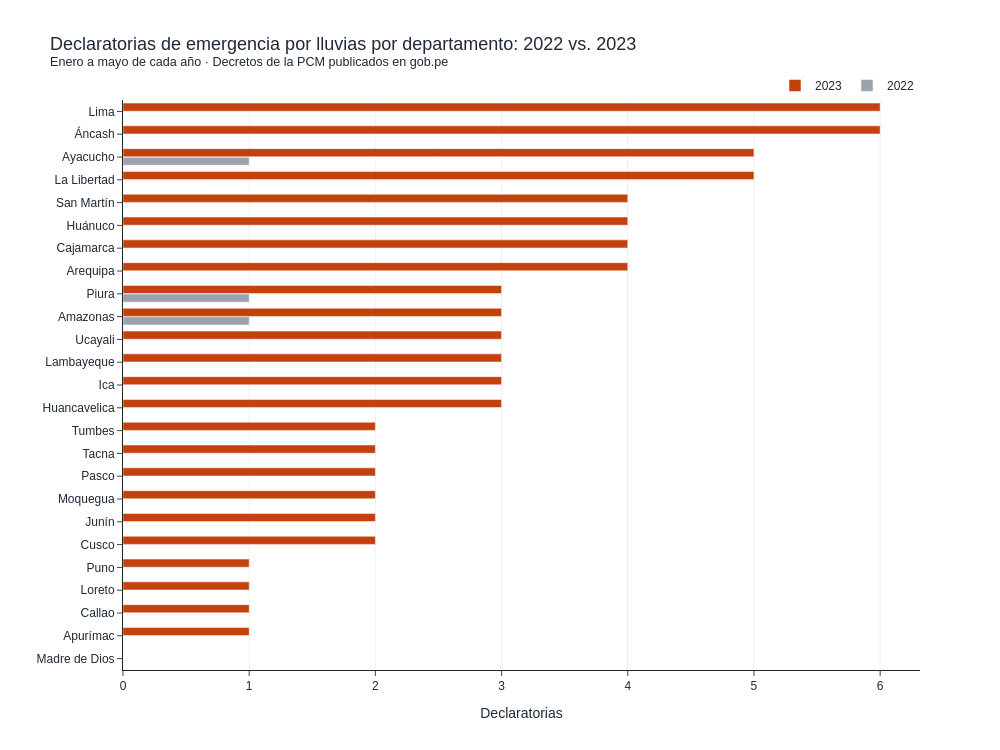

Notebook code cell kept with this figure:
### Code cell
orden = comp.sort_values(["declaratorias_2023", "declaratorias_2022"], ascending=True)
fig = go.Figure()
fig.add_trace(go.Bar(y=orden["departamento"], x=orden["declaratorias_2022"], name="2022", orientation="h",
                     marker_color=GRIS))
fig.add_trace(go.Bar(y=orden["departamento"], x=orden["declaratorias_2023"], name="2023", orientation="h",
                     marker_color=ACENTO))
fig.update_layout(
    template="simple_white", width=1000, height=750, barmode="group", bargap=0.25, bargroupgap=0.05,
    font=dict(family="Arial", color=TINTA),
    title=dict(text="Declaratorias de emergencia por lluvias por departamento: 2022 vs. 2023"
                    "<br><sup>Enero a mayo de cada año · Decretos de la PCM publicados en gob.pe</sup>",
               font=dict(size=18)),
    xaxis=dict(title="Declaratorias", showgrid=True, gridcolor="#f0f0f0", dtick=1),
    yaxis=dict(title=""),
    legend=dict(orientation="h", x=1, xanchor="right", y=1.0, yanchor="bottom", traceorder="reversed"),
)
fig.show()
fig.write_image("graficos/extra_2022_vs_2023_declaratorias.png", scale=2)
display(Image("graficos/extra_2022_vs_2023_declaratorias.png", width=900))

### Figure 1 — Plotly figure (JSON) as saved in the notebook; plotly's stock layout.template omitted (floating-point values rounded to 4 significant figures)
{"data": [{"marker": {"color": "#9ca3af"}, "name": "2022", "orientation": "h", "type": "bar", "x": [0, 0, 0, 0, 0, 0, 0, 0, 0, 0, 0, 0, 0, 0, 0, 1, 1, 0, 0, 0, 0, 0, 1, 0, 0], "y": ["Madre de Dios", "Apurímac", "Callao", "Loreto", "Puno", "Cusco", "Junín", "Moquegua", "Pasco", "Tacna", "Tumbes", "Huancavelica", "Ica", "Lambayeque", "Ucayali", "Amazonas", "Piura", "Arequipa", "Cajamarca", "Huánuco", "San Martín", "La Libertad", "Ayacucho", "Áncash", "Lima"]}, {"marker": {"color": "#c2410c"}, "name": "2023", "orientation": "h", "type": "bar", "x": [0, 1, 1, 1, 1, 2, 2, 2, 2, 2, 2, 3, 3, 3, 3, 3, 3, 4, 4, 4, 4, 5, 5, 6, 6], "y": ["Madre de Dios", "Apurímac", "Callao", "Loreto", "Puno", "Cusco", "Junín", "Moquegua", "Pasco", "Tacna", "Tumbes", "Huancavelica", "Ica", "Lambayeque", "Ucayali", "Amazonas", "Piura", "Arequipa", "Cajamarca", "Huánuco", "San Martín", "La Libertad", "Ayacucho", "Áncash", "Lima"]}], "layout": {"bargap": 0.25, "bargroupgap": 0.05, "barmode": "group", "font": {"color": "#1f2937", "family": "Arial"}, "height": 750, "legend": {"orientation": "h", "traceorder": "reversed", "x": 1, "xanchor": "right", "y": 1.0, "yanchor": "bottom"}, "title": {"font": {"size": 18}, "text": "Declaratorias de emergencia por lluvias por departamento: 2022 vs. 2023<br><sup>Enero a mayo de cada año · Decretos de la PCM publicados en gob.pe</sup>"}, "width": 1000, "xaxis": {"dtick": 1, "gridcolor": "#f0f0f0", "showgrid": true, "title": {"text": "Declaratorias"}}, "yaxis": {"title": {"text": ""}}}}
